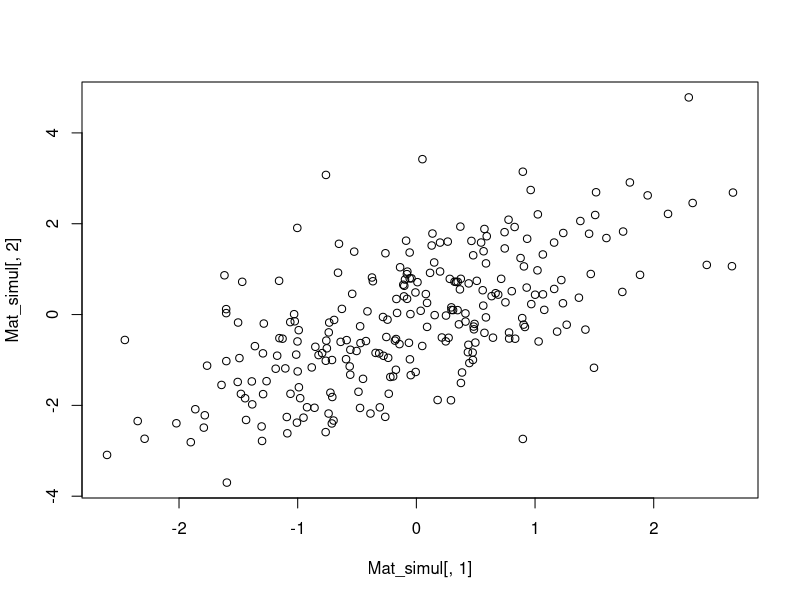

R code for this plot:
rm(list=ls())
set.seed(133)
########## Understand the origin of the logistic behavior.
n<-250
# data
X1<-rnorm(n)
d<-10
Mat_data<-matrix(NA,nrow = n,ncol = d)
Mat_data[,1]<-X1
Mat_simul<-matrix(NA,nrow = n,ncol = d)

Mat_simul[,1]<-X1
Xnew<-X1
for(j in c(2:d)){
  X2<-1*Xnew
  Mat_data[,j]<-X2
  Xnew<-X2
}
qr(Mat_data)$rank
#simul
epsi<-rnorm(n = n)
for(j in c(2:7)){
  X2<-1*X1+epsi
  Mat_simul[,j]<-X2
  X1<-X2
}
Mat_simul[,8]<-rnorm(n)
Mat_simul[,9]<-rnorm(n)
Mat_simul[,10]<-rnorm(n)
plot(Mat_simul[,1],Mat_simul[,2])
Mat_simul<-as.data.frame(Mat_simul)
Mat_data<-as.data.frame(Mat_data)
# linearly dependent. 
Mat_data$y<-rep(0,nrow(Mat_data))
Mat_simul$y<-rep(1,nrow(Mat_simul))
colnames(Mat_simul)<-colnames(Mat_data)
Mat_xy<-rbind.data.frame(Mat_data,
                 Mat_simul)
qr(Mat_xy[,c(1:d)])$rank
qr(Mat_simul[,c(1:d)])$rank
qr(Mat_data[,c(1:d)])$rank
Model<-glm(formula = y~.,data = Mat_xy,
    family =binomial())
summary(Model)
table(round(Model$fitted.values),Mat_xy$y)
